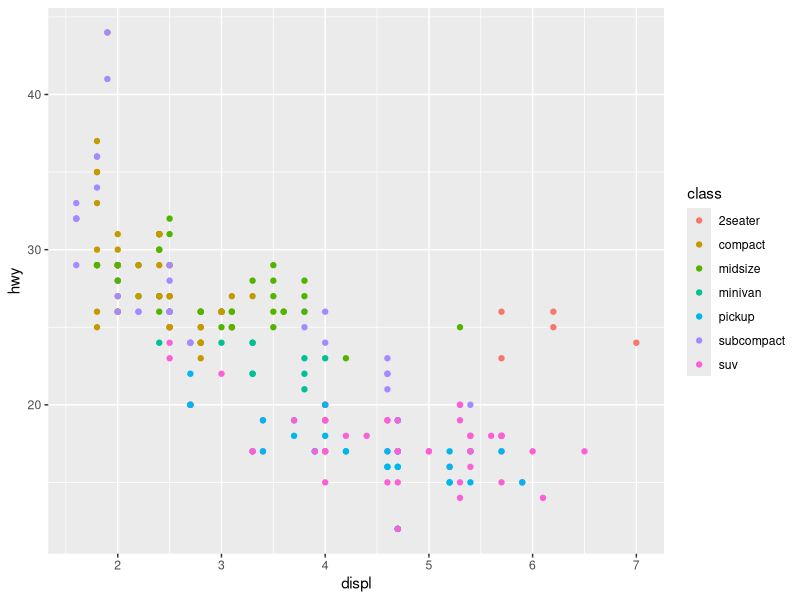
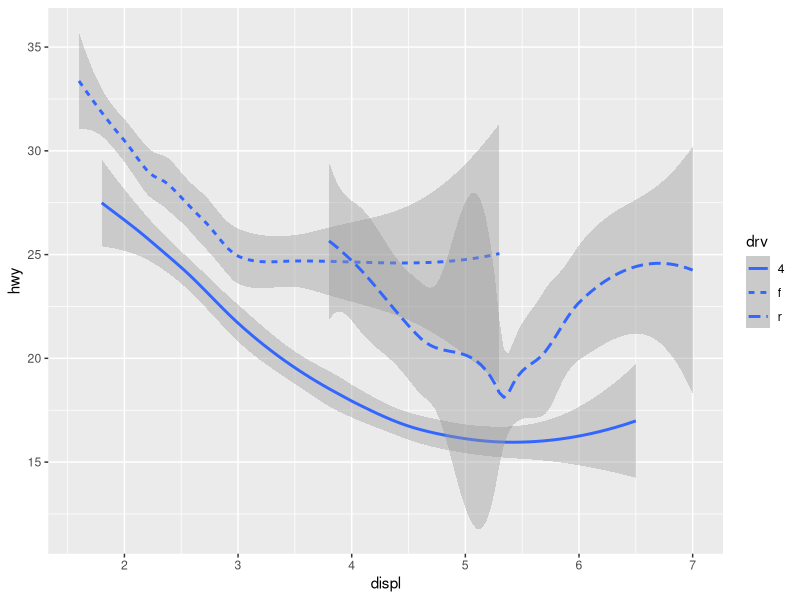

Here is the R script that generated these plots, in order:
## ---- chunk 1
knitr::opts_chunk$set(echo = TRUE)
## ---- chunk 2
library(tidyverse)
ggplot(data = mpg, mapping = aes(x = displ, y = hwy)) +
  geom_point(mapping = aes(color = class))
## ---- chunk 3
ggplot(data = mpg) +
  geom_smooth(mapping = aes(x = displ, y = hwy, linetype = drv))
